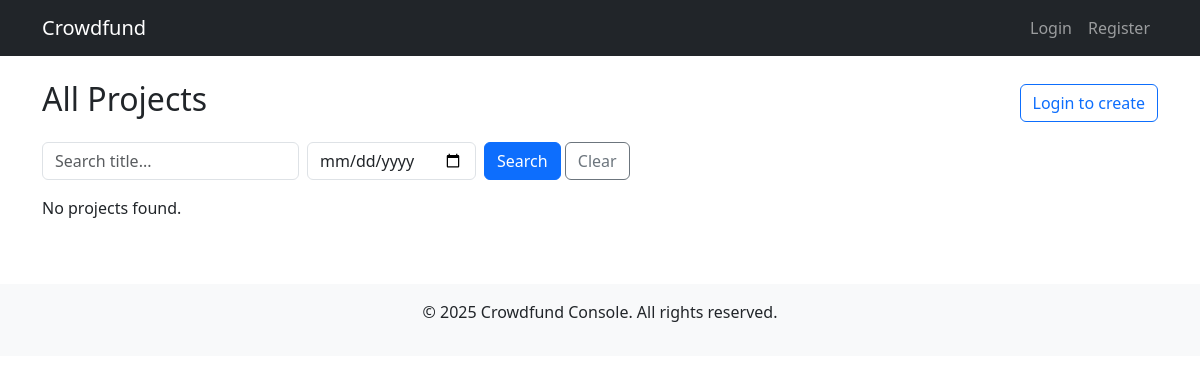
/, run on an earlier commit of the app's database.
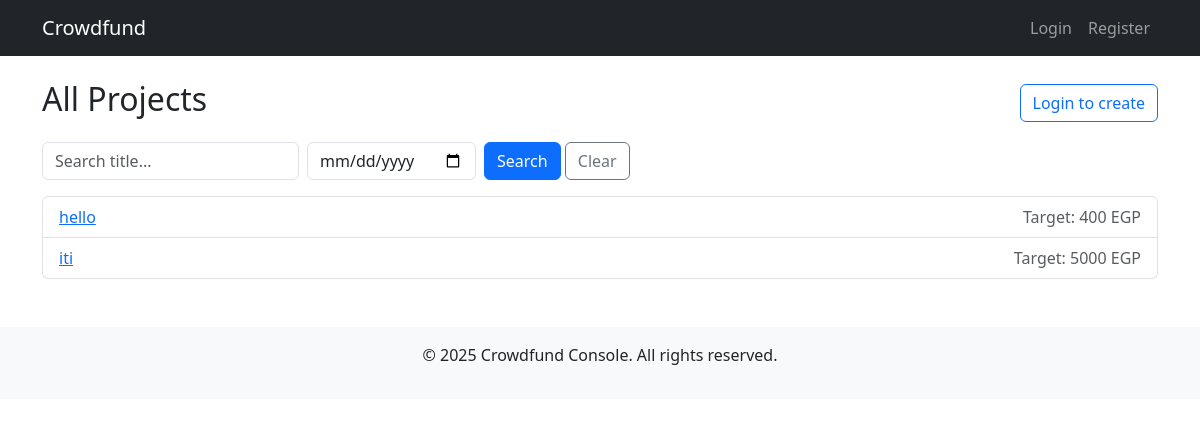
And on a later commit of the database.
### projects/models.py (models this page shows, shortened)
class Project(models.Model):
    owner = models.ForeignKey(User, on_delete=models.CASCADE, related_name="projects")
    title = models.CharField(max_length=200)
    details = models.TextField(
        help_text="Describe your project in detail. Example: 'We are building a mobile app for farmers to track crops. Our target is to reach 500 users in 6 months...'"
    )
    target_amount = models.PositiveIntegerField(
        validators=[MinValueValidator(1), MaxValueValidator(10_000_000)],
        help_text="Target amount in EGP (Egyptian Pounds)"
    )
    start_date = models.DateField()
    end_date = models.DateField()
    created_at = models.DateTimeField(auto_now_add=True)
    updated_at = models.DateTimeField(auto_now=True)
    is_active = models.BooleanField(default=True)

### projects/views.py (the view)
# urls.py: path("", project_views.ProjectListView.as_view(), name="project_list"),
class ProjectListView(ListView):
    model = Project
    template_name = "projects/project_list.html"
    context_object_name = "projects"
    paginate_by = 10
    def get_queryset(self):
        qs = super().get_queryset().filter(is_active=True).order_by("-created_at")
        q = self.request.GET.get("q", "").strip()
        date_str = self.request.GET.get("date", "").strip()
        if q:
            qs = qs.filter(title__icontains=q)
        if date_str:
            try:
                d = datetime.date.fromisoformat(date_str)
                qs = qs.filter(start_date__lte=d, end_date__gte=d)
            except ValueError:
                qs = qs.none()
        return qs
    def get_context_data(self, **kwargs):
        ctx = super().get_context_data(**kwargs)
        ctx["q"] = self.request.GET.get("q", "")
        ctx["date"] = self.request.GET.get("date", "")
        return ctx

### templates/projects/project_list.html (shortened to what this page needs)
{% extends 'base.html' %}
{% block content %}
<div class="d-flex justify-content-between align-items-center mb-3">
    <h2>All Projects</h2>
    {% if user.is_authenticated %}
        <a href="{% url 'project_create' %}" class="btn btn-primary">Create Project</a>
    {% else %}
        <a href="{% url 'login' %}?next={% url 'project_create' %}" class="btn btn-outline-primary">Login to create</a>
    {% endif %}
</div>
<div class="row mb-3">
  <div class="col-md-8">
    <form class="row g-2" method="get">
      <div class="col-auto">
        <input type="text" name="q" class="form-control" placeholder="Search title..." value="{{ q }}">
      </div>
      <div class="col-auto">
        <input type="date" name="date" class="form-control" value="{{ date }}">
      </div>
      <div class="col-auto">
        <button type="submit" class="btn btn-primary">Search</button>
        <a href="{% url 'project_list' %}" class="btn btn-outline-secondary">Clear</a>
      </div>
    </form>
  </div>
</div>
<ul class="list-group">
{% for project in projects %}
<li class="list-group-item">
<a href="/projects/{{ project.id }}/">{{ project.title }}</a>
<span class="text-muted float-end">Target: {{ project.target_amount }} EGP</span>
</li>
{% empty %}
<p>No projects found.</p>
{% endfor %}
</ul>
{% endblock %}

What changed in the data, as far as the page shows it:
added Project: title "hello", target_amount "400"
added Project: title "iti", target_amount "5000"
Also different on the page:
text no longer shown: "No projects found."
